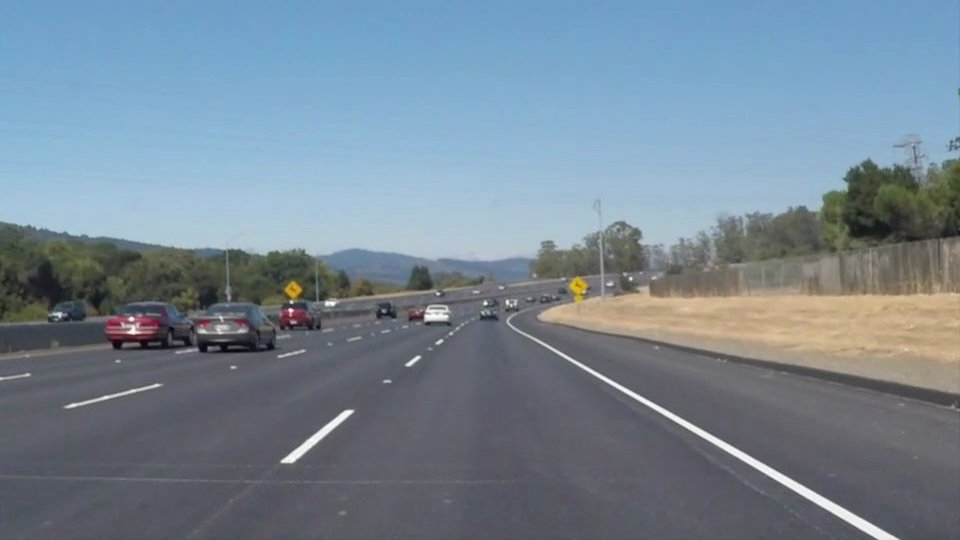
#> input picture test_images/solidWhiteCurve.jpg, 960 x 540 px
$ python -i line.py   (imports and definitions only)
#> lines starting #> are read from the running program, lines starting #| are printed output that depends on the picture; after the words box and inside, x2 and y2 are one past the last pixel; in counts of white or black regions, pixels touching at a corner belong together
import matplotlib.pyplot as plt
import matplotlib.image as mpimg
import numpy as np
import cv2
import imutils
from imutils.video import FPS


#Main function where all the  operations will be done.

# [22 lines left out: functions main, image, not called in this run]

def image_process(image):
    #GuassianBlur filter
    gray=cv2.cvtColor(image,cv2.COLOR_RGB2GRAY)
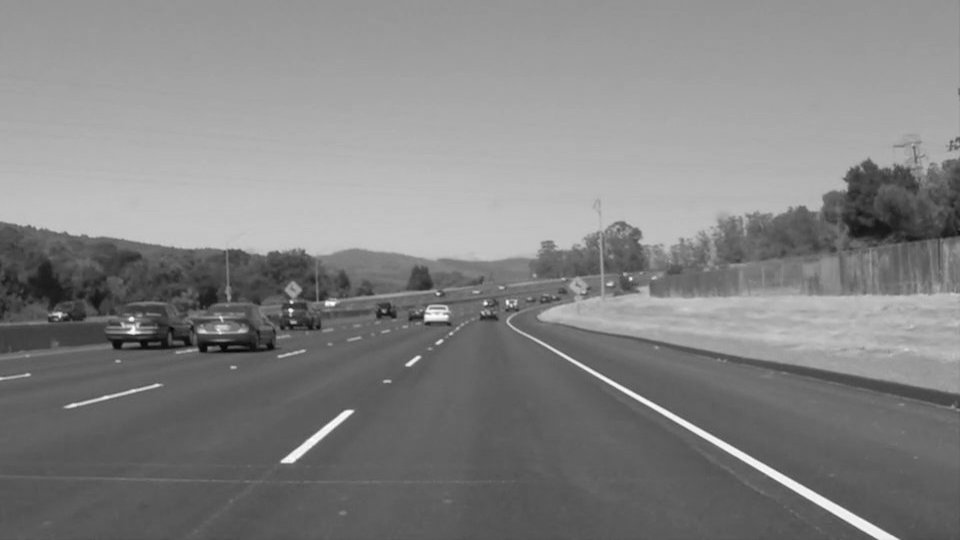
#> gray: shape (540, 960); min 5, max 255, mean 131.2
    kernel_size =5
    blur_gray=cv2.GaussianBlur(gray,(kernel_size,kernel_size),0)

    #canny filter

    low_threshold =50
    high_threshold =150
    edges = cv2.Canny(blur_gray, low_threshold, high_threshold)
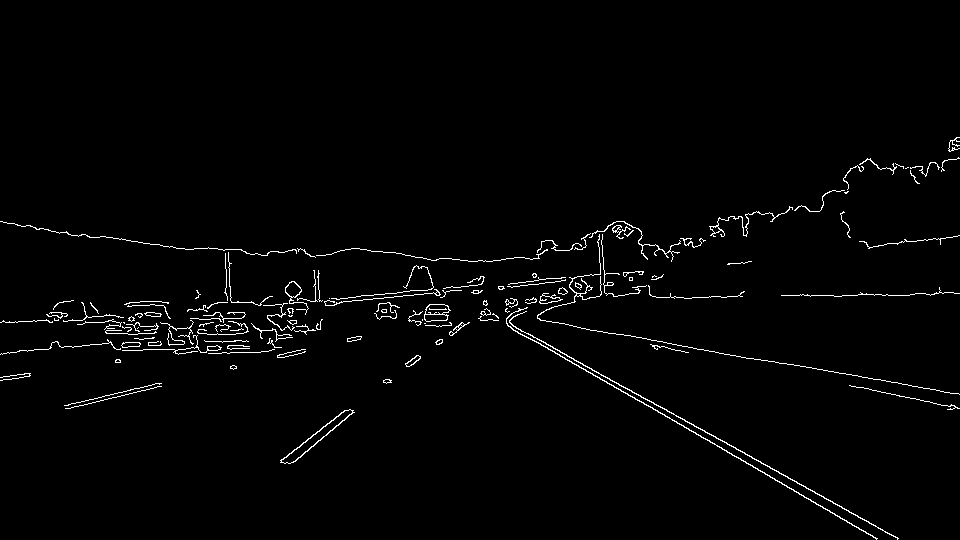
#> edges: shape (540, 960); 1.7% white in thin lines or dots, all inside (x1, y1, x2, y2) = (0, 137, 960, 540)

    #masking
    mask = np.zeros_like(edges)
    ignore_mask_color = 255

    imshape = image.shape
#> imshape = (540, 960, 3)
    vertices = np.array([[(0,imshape[0]),(475,290), (490,290), (imshape[1],imshape[0])]], dtype=np.int32)
    cv2.fillPoly(mask, vertices, ignore_mask_color)
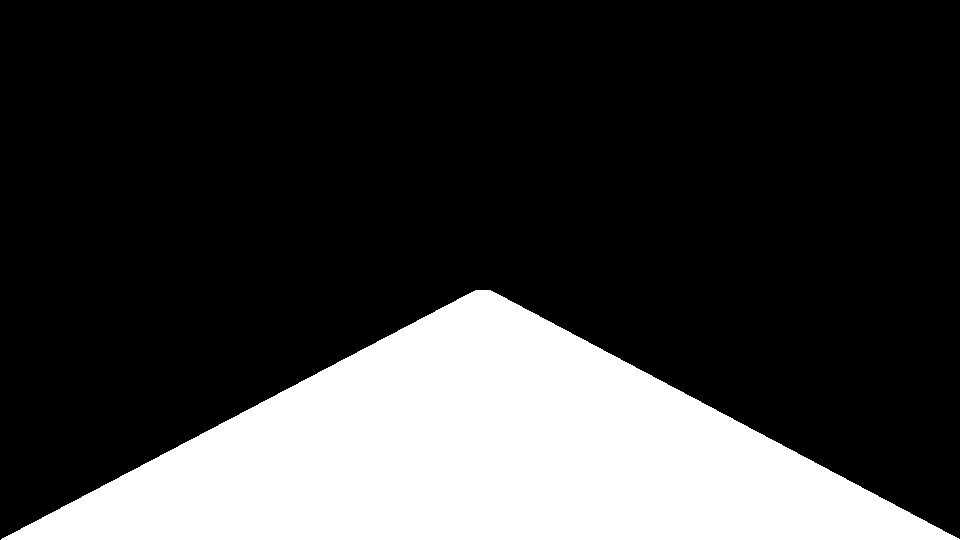
#> mask: shape (540, 960); 23.6% white; 1 white region, box (x1, y1, x2, y2) and area: (1, 290, 960, 540) 122096
    masked_edges = cv2.bitwise_and(edges, mask)
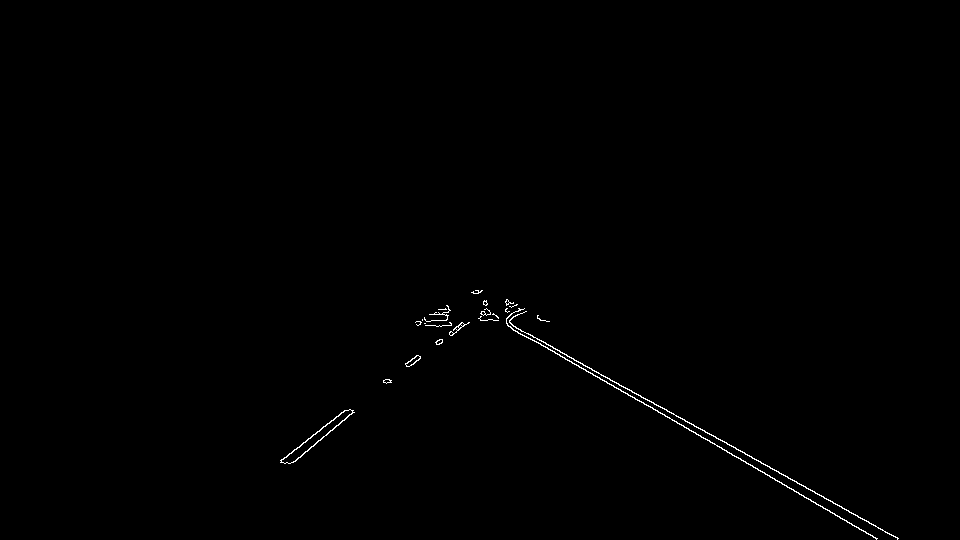
#> masked_edges: shape (540, 960); 0.37% white in thin lines or dots, all inside (x1, y1, x2, y2) = (280, 290, 899, 540)
    #houghlines creation
    rho = 1
    theta = np.pi*2/180
    threshold = 1
    min_line_length = 10
    max_line_gap = 2
    line_image = np.copy(image)
    lines = cv2.HoughLinesP(masked_edges, rho, theta, threshold, np.array([]),
                            min_line_length, max_line_gap)
#> lines = 41 rows, first 6: [506, 311, 506, 299], [693, 432, 709, 440], [601, 375, 715, 436], [583, 365, 609, 378], [297, 458, 314, 445], [842, 508, 868, 521]
    #iterating over the outline
    for lines in lines:
        for x1,y1,x2,y2 in lines:
            cv2.line(line_image,(x1,y1),(x2,y2),(255,0,0),10)
#> this loop made 41 passes
#> lines on passes 1 to 12: [[506, 311, 506, 299]], [[693, 432, 709, 440]], [[601, 375, 715, 436]], [[583, 365, 609, 378]], [[297, 458, 314, 445]], [[842, 508, 868, 521]], [[777, 481, 803, 495]], [[541, 345, 578, 365]], [[325, 426, 344, 410]], [[799, 494, 811, 500]], [[827, 509, 852, 525]], [[280, 462, 307, 439]]
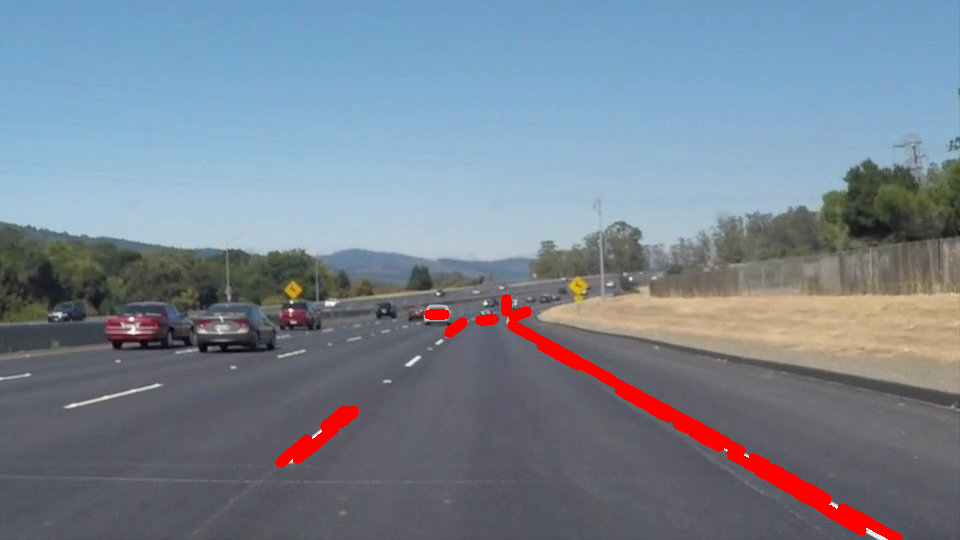
#> line_image: shape (540, 960, 3); mean R, G, B 120.5, 131.8, 145.3
            #creating color binary image to combine with
    color_edges = np.dstack((gray, gray, gray))
    #Drawing the lines on the edge image
    combo = cv2.addWeighted(color_edges, 0.8, line_image, 1, 0)
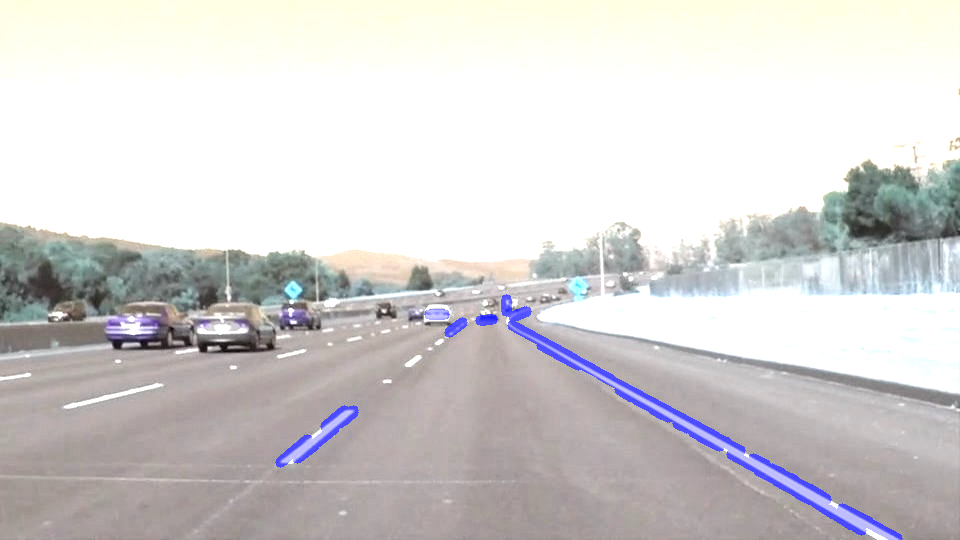
#> combo: shape (540, 960, 3); mean of channels 0, 1, 2 209, 209.1, 211.2; drawn as B, G, R
    return combo

# [148 lines left out: functions collect_image, video, collect_video, video_compress, G_blur, Canny and 3 more, not called in this run]
# [1 line not run here, left out]

>>> import cv2
>>> picture = cv2.cvtColor(cv2.imread('test_images/solidWhiteCurve.jpg'), cv2.COLOR_BGR2RGB)
>>> result = image_process(picture)
